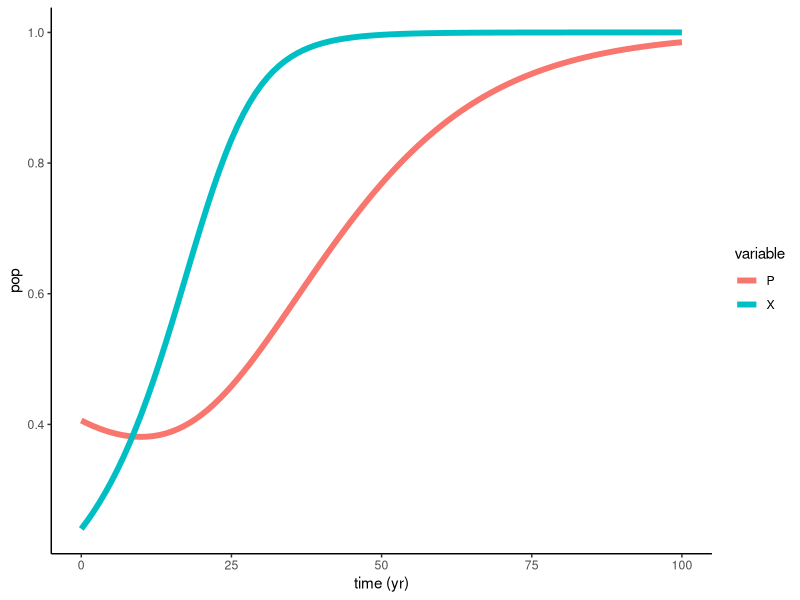
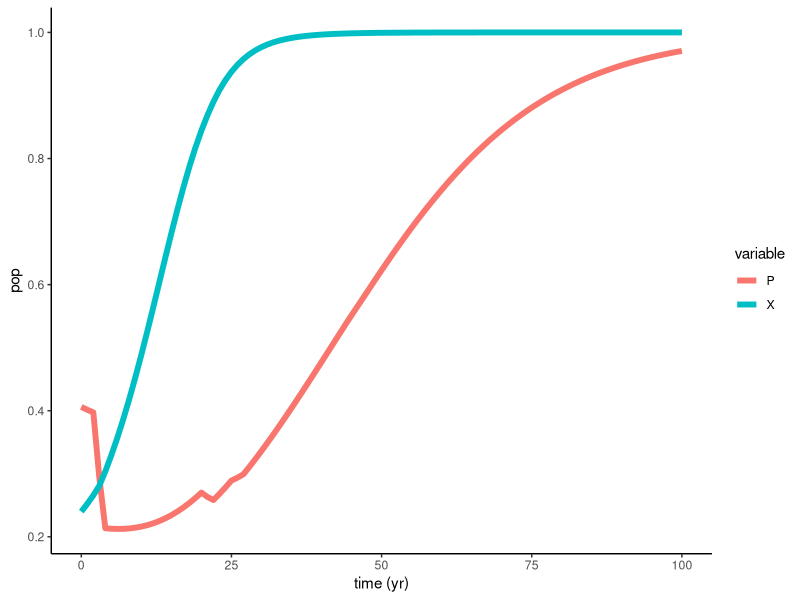

Here is the R script that generated these plots, in order:
## ---- chunk 1
knitr::opts_chunk$set(echo = FALSE, warning = FALSE, message = FALSE)

setwd("C:/Users/sophi/Documents/GitHub/UNH_Docs/Proposal/Soc_Ecol_Model")

library(deSolve)
library(tidyverse)
library(ggplot2)
library(gridExtra)
library(kableExtra)
## ---- chunk 2
Bauch.Model <- function (t, y, params) {

  ## first extract the state variables
  P <- y[1] #Fish Pop var
  X <- y[2] #conservationist var

  #TT <- y[5]
  
  ## now extract the parameters
  R <- params["R"] # Net growth/fecundity
  s <- params["s"] # supply and demand
  h <- params["h"] # Harvesting efficiency
  k <- params["k"] # Social learning rate
  w <- params["w"] # conservation costs
  c <- params["c"] # rarity valuation param
  d <- params["d"] # social norm strength
  
  #print(times)
  
  ## now code the model equations
  dPdt <- R * P * (1-P) - (h * P * (1-X))/(P+s)
  dXdt <- k * X * (1-X) * (d*(2*X-1) + 1/(P+c) - w)
  
  ## combine results into a single vector
  dydt <- c(dPdt, dXdt)
  ## return result as a list!
  
  list(dydt)
}


# Intro shocks These would be short term (perhaps 1 year) increases in the h parameter. 
params_Bauch <- c(R = 0.06, s = 0.8, h = 0.075, k = 0.17, w = 0.35, c = 0.6, d = 0.5)

times <- seq(from = 0, to = 100, by = 1)
xstart <- c(P = 0.406, X = .24) # See supplemental data for other starting params

ode(
  func=Bauch.Model,
  y=xstart,
  times=times,
  parms=params_Bauch
) %>%
  as.data.frame() -> out1

out1 %>%
  gather(variable,value,-time) %>%
  ggplot(aes(x=time,y=value,color=variable))+
  geom_line(size=2)+
  theme_classic()+
  labs(x='time (yr)',y='pop')

## ---- chunk 3
#Make a global list of shock times

## CHANGE HERE TO CHANGE SCENARIO
end_time <- 100
event_prob <- 0.2
#event_years <- rbinom(end_time, 1, event_prob)
events <- which(rbinom(end_time, 1, event_prob) == 1)


param <- c(R = 0.06, s = 0.8, k = 0.17, w = 0.35, c = 0.6, d = 0.5)
y <- c(P = 0.406, X = .24) 

Bauch.shocks <- function(times, y, param) { 

  # CHANGE H VALUES HERE
  with(as.list(c(y, param)), {
    if(round(times, digits = 0) %in% events){
      h <-  1
    }else{h <-  0.075}
    
    # #Uncomment below to see the weird time thing that's happening
    cat("h:", h, "  t:", times, "\n") 

    dPdt <- R * P * (1-P) - (h * P * (1-X))/(P+s)
    dXdt <- k * X * (1-X) * (d*(2*X-1) + 1/(P+c) - w)
    return(list(c(dPdt, dXdt))) 

  })} 

times <- seq(from = 0, to = end_time, by = 1)
out2 <- as.data.frame(ode(func = Bauch.shocks, y = y, times = times, parms = param))
out2 %>%
  gather(variable,value,-time) %>%
  ggplot(aes(x=time,y=value,color=variable))+
  geom_line(size=2)+
  theme_classic()+
  labs(x='time (yr)',y='pop')

## ---- chunk 4

colnames(out1) <- c("time1", "P1", "X1")

out_both <- cbind(out1, out2) 
out_compare <- out_both %>%
  mutate(Pdiff = (P - P1)/ P1) %>%
  mutate(Xdiff = (X - X1)/ X1)

knitr::kable(out_compare, format = "latex", booktabs = TRUE)
